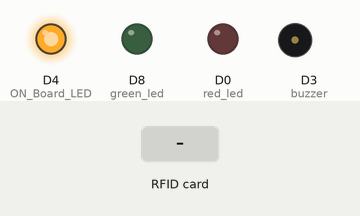
Bench run of a sketch on a simulated ESP8266 (NodeMCU). Shown: output pins drawn as LEDs (lit = HIGH), buzzer (waves = sounding, pin HIGH). Dashed ring = blinking. Inputs (shaded band) come from the test bench. WiFi joins after 1.5 s; servers stay silent unless stated; what the sketch prints to the serial monitor is not drawn.

Above: at 2.9 s.
3.0 s: RFID card 5E 7A 19 C4 held to the reader
At 3.16 s:
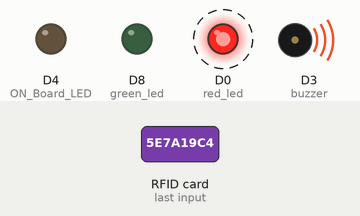
At 5.8 s:
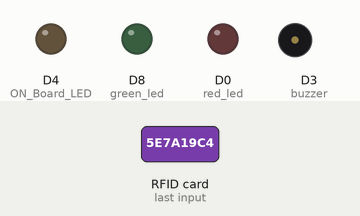
Timing chart, 0 to 7.7 s (numbered marks = the images above; inputs shaded):
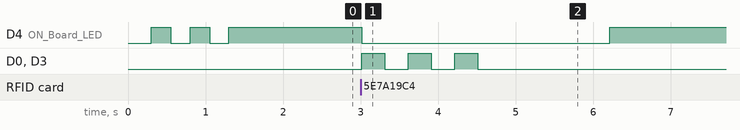

Measured:
- after the input at 3.0 s, D4 (ON_Board_LED): HIGH → LOW at once, → HIGH 3.2 s later; D0 (red_led), D3 (buzzer): alternates HIGH for 0.30 s and LOW for 0.30 s, 6 changes in all, then stays LOW, starting at once

The sketch:

rfid-card.ino
```cpp
//----------------------------------------Include the NodeMCU ESP8266 Library---------------------------------------------------------------------------------------------------------------//
#include <ESP8266WiFi.h>
#include <ESP8266HTTPClient.h>
#include <SPI.h>
#include <MFRC522.h>
#include <ArduinoJson.h>

//----------------------------------------Pin definitions for RFID reader and onboard LED--------------------------------------------------------------------------------------------------//
#define SS_PIN D2  //--> SDA / SS is connected to pin D2
#define RST_PIN D1  //--> RST is connected to pin D1
#define ON_Board_LED 2  //--> Onboard LED
#define buzzer D3
#define red_led D0
#define green_led D8

MFRC522 mfrc522(SS_PIN, RST_PIN);  //--> Create MFRC522 instance

//----------------------------------------Wi-Fi credentials-------------------------------------------------------------------------------------------------------------------------------//
const char* ssid = "UoK-Official";
const char* password = "uokinternal@2024!!";

//----------------------------------------Server configuration----------------------------------------------------------------------------------------------------------------------------//
const char* serverIP = "10.10.96.62"; // Replace with your server IP
const char* fetchUIDsPath = "/RFID_CARD/admin/fetch_uids.php";

WiFiClient client;
HTTPClient http;

//----------------------------------------Dynamic Registered UIDs Array-------------------------------------------------------------------------------------------------------------------//
#define MAX_UIDS 50
String registeredUIDs[MAX_UIDS];
int uidCount = 0;

//----------------------------------------Global Variables-------------------------------------------------------------------------------------------------------------------------------//
String StrUID; // Declare the variable globally

//----------------------------------------SETUP FUNCTION------------------------------------------------------------------------------------------------------------------------------//
void setup() {
  Serial.begin(115200); //--> Initialize serial communication with the PC
  SPI.begin();      //--> Init SPI bus
  mfrc522.PCD_Init(); //--> Init MFRC522 card reader

  pinMode(ON_Board_LED, OUTPUT);
  digitalWrite(ON_Board_LED, HIGH); //--> Turn off LED initially
  pinMode(buzzer, OUTPUT); // Set the buzzer pin as output
  digitalWrite(buzzer, LOW); // Ensure the buzzer is off at the start

  pinMode(red_led, OUTPUT);
  pinMode(green_led, OUTPUT);

  //----------------------------------------Connect to Wi-Fi router------------------------------------------------------------------------------------------------------------//
  WiFi.begin(ssid, password);
  Serial.println("");
  Serial.print("Connecting");

  while (WiFi.status() != WL_CONNECTED) {
    Serial.print(".");
    digitalWrite(ON_Board_LED, LOW);
    delay(250);
    digitalWrite(ON_Board_LED, HIGH);
    delay(250);
  }

  digitalWrite(ON_Board_LED, HIGH); //--> Turn off LED after connection
  Serial.println("");
  Serial.print("Successfully connected to: ");
  Serial.println(ssid);
  Serial.print("IP address: ");
  Serial.println(WiFi.localIP());

  // Fetch the registered UIDs from the server
  fetchRegisteredUIDs();
}

//----------------------------------------LOOP FUNCTION-----------------------------------------------------------------------------------------------------------------------------//
void loop() {
  if (getid()) {  //--> Check if RFID card is detected
    digitalWrite(ON_Board_LED, LOW);  //--> Indicate card detection

    if (isRegistered(StrUID)) {  //--> Check if the card is registered
      // Card is registered, buzz for 1 second and turn on green LED
      digitalWrite(buzzer, HIGH);
      digitalWrite(green_led, HIGH);
      delay(500);
      digitalWrite(buzzer, LOW);
      digitalWrite(green_led, LOW);
    } else {
      // Card is not registered, buzz 3 times and turn on red LED
      for (int i = 0; i < 3; i++) {
        digitalWrite(buzzer, HIGH);
        digitalWrite(red_led, HIGH);
        delay(300);
        digitalWrite(buzzer, LOW);
        digitalWrite(red_led, LOW);
        delay(300);
      }
    }

    sendCardDataToServer(StrUID);  //--> Send card data to server

    delay(1000);  //--> Wait before the next cycle
    digitalWrite(ON_Board_LED, HIGH);  //--> Turn off LED
  }
}

//----------------------------------------Function to fetch registered UIDs from server------------------------------------------------------------------------------------------------//
void fetchRegisteredUIDs() {
  if (WiFi.status() == WL_CONNECTED) {
    String url = String("http://") + serverIP + fetchUIDsPath;
    http.begin(client, url);
    int httpCode = http.GET();

    if (httpCode == HTTP_CODE_OK) {
      String payload = http.getString();
      Serial.println("Registered UIDs fetched: " + payload);

      // Parse the JSON response
      StaticJsonDocument<1024> doc;
      DeserializationError error = deserializeJson(doc, payload);
      if (!error) {
        uidCount = doc.size();
        for (int i = 0; i < uidCount && i < MAX_UIDS; i++) {
          registeredUIDs[i] = doc[i].as<String>();
        }
        Serial.println("UIDs loaded successfully.");
      } else {
        Serial.println("JSON parsing error.");
      }
    } else {
      Serial.println("Failed to fetch UIDs, HTTP code: " + String(httpCode));
    }

    http.end();
  } else {
    Serial.println("WiFi not connected");
  }
}
void sendCardDataToServer(String UIDresultSend) {
  if (WiFi.status() == WL_CONNECTED) {  // Ensure the device is connected to Wi-Fi

    // First POST request to getUID.php
    if (client.connect("10.10.96.62", 80)) {  // Connect to the server
      // Prepare the POST request
      String postData = "UIDresult=" + UIDresultSend;

      // Send HTTP POST request to the server
      client.println("POST /RFID_CARD/admin/getUID.php HTTP/1.1");
      client.println("Host: 10.10.96.62");  // Replace with your server's IP address
      client.println("Content-Type: application/x-www-form-urlencoded");
      client.print("Content-Length: ");
      client.println(postData.length());
      client.println();
      client.print(postData);

      // Close connection
      client.stop();

      Serial.println("Card data sent to getUID.php: " + UIDresultSend);
    } else {
      Serial.println("Failed to connect to server for getUID.php");
    }

    // Second POST request to check_card.php
    if (client.connect("10.10.96.62", 80)) {  // Connect to the server again
      // Reuse the same postData variable or create a new one if needed
      String postData = "UIDresult=" + UIDresultSend;

      // Send HTTP POST request to check_card.php
      client.println("POST /RFID_CARD/admin/check_card.php HTTP/1.1");
      client.println("Host: 10.10.96.62");
      client.println("Content-Type: application/x-www-form-urlencoded");
      client.print("Content-Length: ");
      client.println(postData.length());
      client.println();
      client.print(postData);

      // Close connection after sending the request
      client.stop();

      Serial.println("Card data sent to check_card.php: " + UIDresultSend);
    } else {
      Serial.println("Failed to connect to server for check_card.php");
    }

  } else {
    Serial.println("WiFi not connected");
  }
}

//----------------------------------------Function to check if the card is registered------------------------------------------------------------------------------------------------//
bool isRegistered(String UID) {
  for (int i = 0; i < uidCount; i++) {
    if (UID == registeredUIDs[i]) {
      return true;  // Card is registered
    }
  }
  return false;  // Card is not registered
}

//----------------------------------------Function to read RFID card and get UID----------------------------------------------------------------------------------------------------//
int getid() {
  if (!mfrc522.PICC_IsNewCardPresent()) {
    return 0;
  }
  if (!mfrc522.PICC_ReadCardSerial()) {
    return 0;
  }

  Serial.print("THE UID OF THE SCANNED CARD IS: ");
  char str[32];

  for (int i = 0; i < 4; i++) {
    sprintf(&str[i * 2], "%02X", mfrc522.uid.uidByte[i]);
  }
  StrUID = String(str);
  mfrc522.PICC_HaltA();  //--> Halt the card
  Serial.println(StrUID);
  return 1;
}
```
